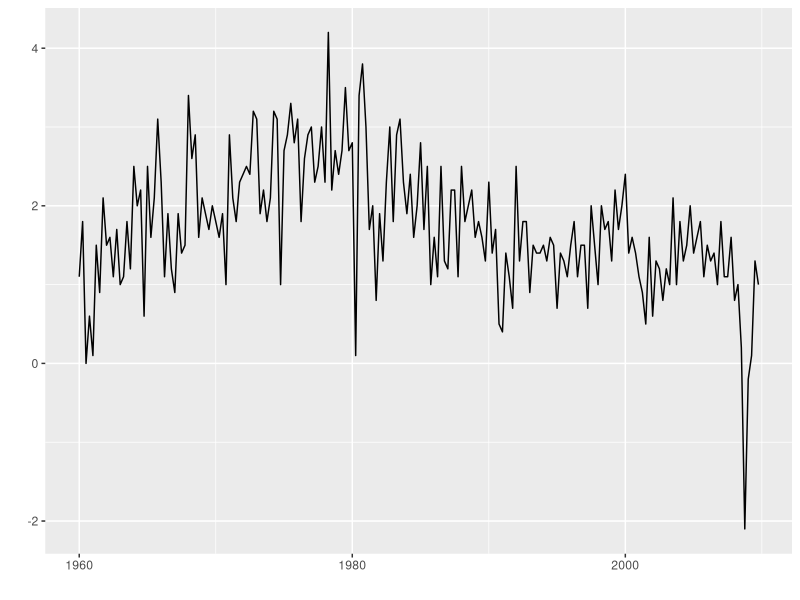
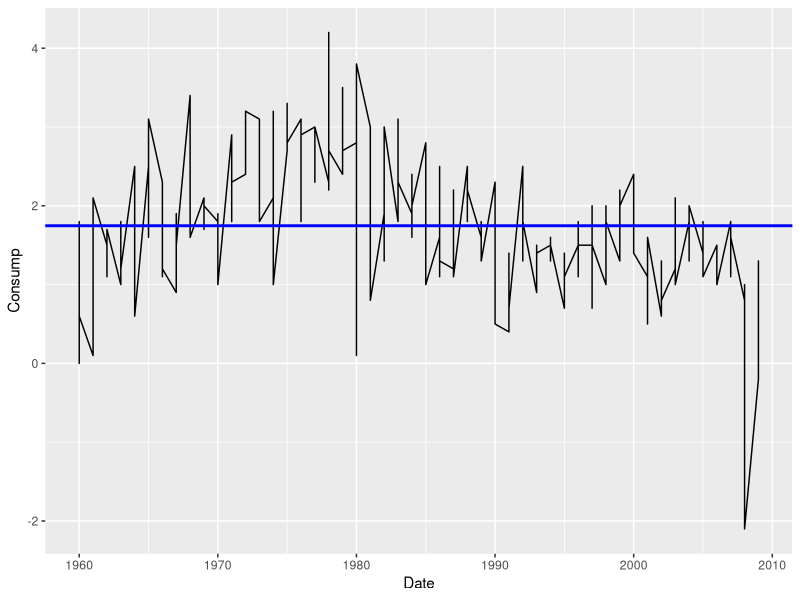
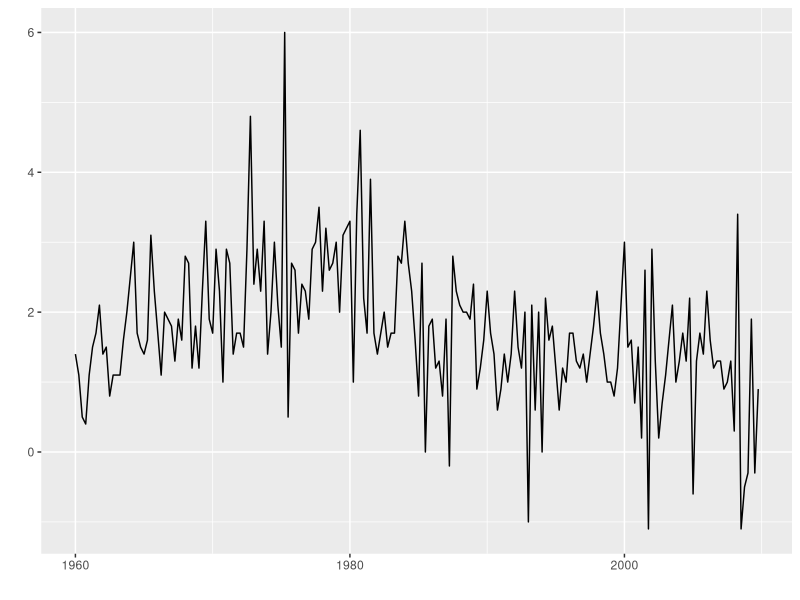
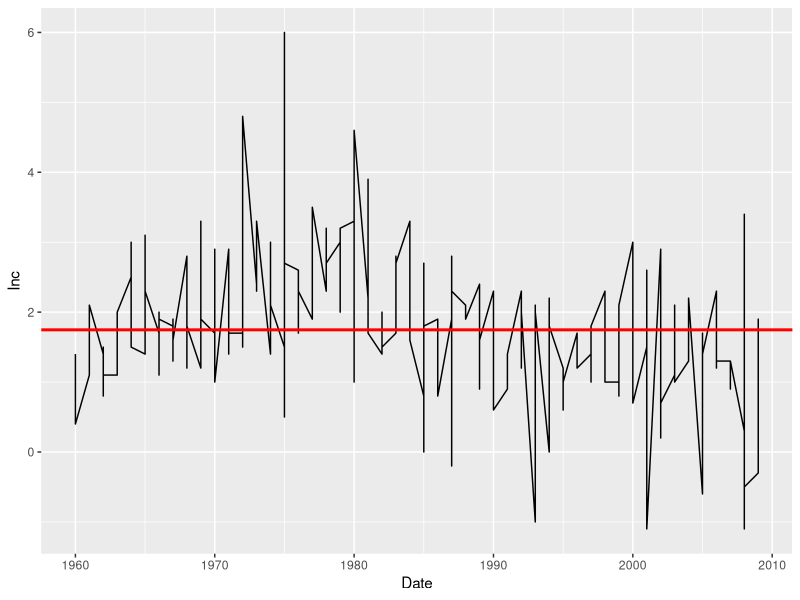

Write R code to recreate these figures, in order.
setwd("/datascience/projects/statisticallyfit/github/learningprogramming/R/RStats/learneconometrics/CarterHill_PrinciplesOfEconometrics/Chapter9_TimeSeries")
rm(list=ls())

library(lmtest)
library(foreign)
library(ggfortify)
# Data from: http://www.principlesofeconometrics.com/poe4/poe4stata.htm


## Part a)
consumption <- read.dta("consumptn.dta") #from 1960 Q1 to 2009 Q4
c <- consumption$congwth
i <- consumption$incgwth
c.ts <- ts(c, start=1960, frequency = 4); c.ts
i.ts <- ts(i, start=1960, frequency = 4); i.ts

years <- seq(1960, 2009); years
time <- c()
for (y in years) {time <- append(time, rep(y, 4))}
time # col1

df <- data.frame(Date=time, Consump=c, Inc=i)
head(df); tail(df)

autoplot(c.ts)
ggplot(data=df, aes(x=Date, y=Consump)) + 
      geom_line() + 
      geom_hline(yintercept=mean(df$Consump), colour="blue", lwd=1)

autoplot(i.ts)
ggplot(data=df, aes(x=Date, y=Inc)) + 
      geom_line() + 
      geom_hline(yintercept=mean(df$Consump), colour="red", lwd=1)

# They have serial correlation, but seem stationary around their mean
# TODO: how to check for serial correlation?
